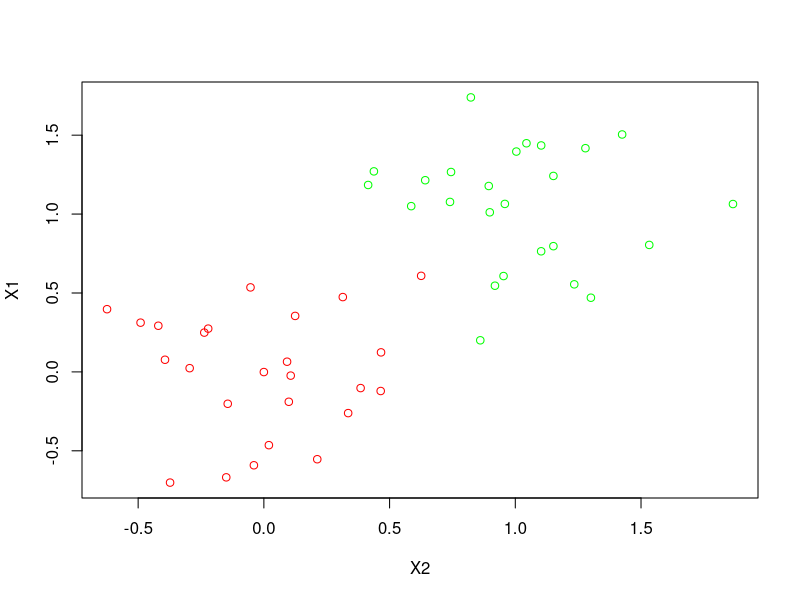

The R script that drew this image: (Note: this script raises an error after producing the figure.)
#Unit 2
B_train=read.table("svmdata2.txt",header = TRUE, sep="\t")
B_test=read.table("svmdata2test.txt",header = TRUE, sep="\t")
plot(X1 ~ X2, B_train, col = Colors) 
for (i in 1:200)
{
  svmModelLinear = svm(Colors ~ ., data = B_train, type = "C-classification", cost = i, kernel = "linear") 
  predictionsTrain = predict(svmModelLinear, B_train)
  print(i)
  print(table(B_train$"Colors", predictionsTrain))
}
area.pallete = function(n = 2) 
{ 
  cols = rainbow(n)
  cols[1:2] = c("PaleGreen", "Pink") 
  return(cols)
}
plot(X1 ~ X2, B_train, col = Colors) 
c = 1
svmModelLinear = svm(Colors ~ ., data = B_train, type = "C-classification", cost = c, kernel = "linear") 
plot(svmModelLinear, B_train, grid = 250, symbolPalette = symbols.pallete, color.palette = area.pallete) 
predictionsTrain = predict(svmModelLinear, B_train) 
table(B_tran$"Colors", predictionsTrain)
